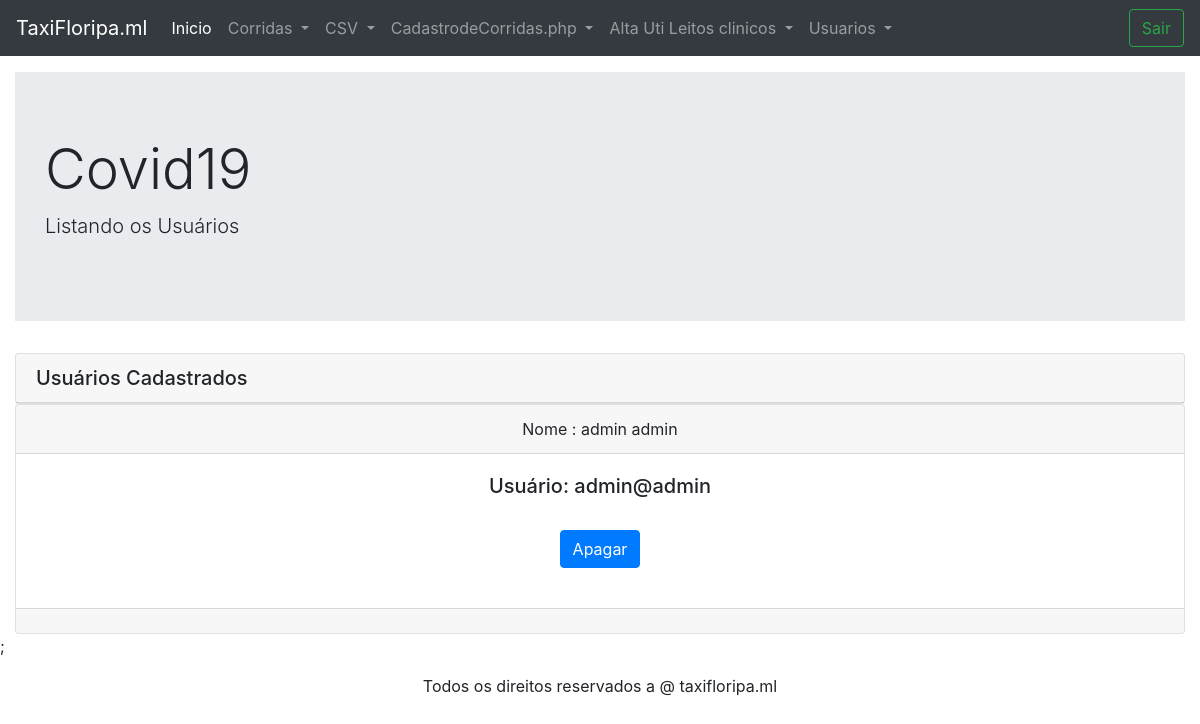
Screenshot of /taxi/ListarUScovid.php with the database file from the repository.
### tables this page shows
CREATE TABLE `usuarios` (
  `id` int(50) NOT NULL,
  `nome` varchar(50) NOT NULL,
  `sobrenome` varchar(50) NOT NULL,
  `usuario` varchar(50) NOT NULL,
  `senha` varchar(50) NOT NULL,
  `cnes` varchar(200) NOT NULL
);

### taxi/buscaUsuarios/detalhamentoUsuarios.php (the view, shortened to what this page needs)
<?php
$comando20 = "SELECT * FROM usuarios";
$res = mysqli_query($con, $comando20);
        echo  "<div class='container-fluid'>";
          while ($linha = mysqli_fetch_array($res))
               {
                 $id = $linha["id"];
                 $nome=$linha["nome"];
                 $sobrenome=$linha["sobrenome"];
                 $usuario=$linha["usuario"];
               echo "<div class='card text-center'>";
               echo "<div class='card-header'>";
               echo "Nome : ";
               echo  $nome;
               echo $sobrenome;
               echo"</div>";
    echo "<div class='card-body'>";
    echo "<h5 class='card-title'>Usuário: $usuario</h5>";
    echo "<div class='card-body'>";
    echo "<a href='ExcluiUsCovid.php?us_id=$id' class='btn btn-primary'>Apagar</a>";
    echo "</div>";
    echo "</div>";
    echo "<div class='card-footer text-muted'>";
    echo  "</div>";
    echo "</div>";
       }
echo "</div>;"
?>

### rows the page displays
usuarios: nome "admin", sobrenome "admin", usuario "admin@admin"
